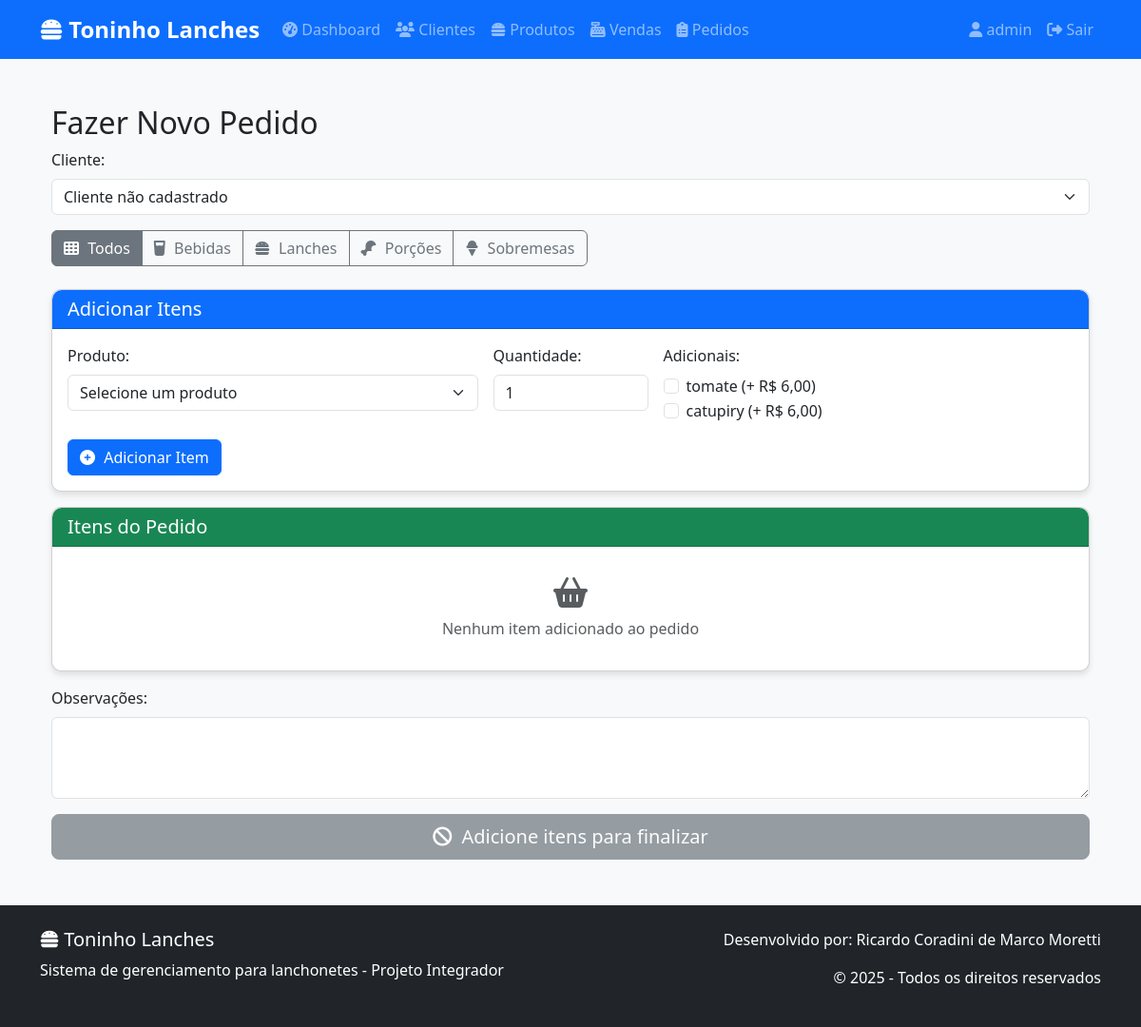
/lanchonete_senac/admin/pedidos.php (signed in), run on the app's committed database.
### tables this page shows
CREATE TABLE `tb_categorias` (
  `id` int(11) NOT NULL,
  `nome` varchar(50) NOT NULL,
  `icone` varchar(50) DEFAULT 'fa-utensils'
);

CREATE TABLE `tb_adicionais` (
  `id` int(11) NOT NULL,
  `produto_id` int(11) DEFAULT NULL,
  `nome` varchar(100) NOT NULL,
  `preco` decimal(10,2) NOT NULL,
  `categoria` varchar(50) NOT NULL DEFAULT 'geral',
  `descricao` text DEFAULT NULL,
  `ativo` tinyint(1) DEFAULT 1
);

### lanchonete_senac/admin/pedidos.php (the view, shortened to what this page needs)
<?php
include('../includes/conexao.php');
include('../includes/header.php');
$categorias = $conexao->query("SELECT * FROM tb_categorias ORDER BY nome");
?>
<div class="container mt-5">
    <h2>Fazer Novo Pedido</h2>
    <form method="post" id="formPedido">
        <div class="mb-3">
            <label for="cliente_id" class="form-label">Cliente:</label>
            <select class="form-select" id="cliente_id" name="cliente_id">
                <option value="">Cliente não cadastrado</option>
            </select>
        </div>
        <div class="mb-4">
            <div class="btn-group" role="group">
                <button type="button" class="btn btn-outline-secondary active" data-categoria="todos">
                    <i class="fas fa-th"></i> Todos
                </button>
                <?php while ($cat = $categorias->fetch_assoc()): ?>
                    <button type="button" class="btn btn-outline-secondary" data-categoria="<?= $cat['id'] ?>">
                        <i class="fas <?= $cat['icone'] ?>"></i> <?= $cat['nome'] ?>
                    </button>
                <?php endwhile; ?>
            </div>
        </div>
        <div class="card mb-3">
            <div class="card-header bg-primary text-white">
                <h5 class="mb-0">Adicionar Itens</h5>
            </div>
            <div class="card-body">
                <div class="row g-3">
                    <div class="col-md-5">
                        <label for="produto_id" class="form-label">Produto:</label>
                        <select class="form-select" id="produto_id">
                            <option value="">Selecione um produto</option>
                        </select>
                    </div>
                    <div class="col-md-2">
                        <label for="quantidade" class="form-label">Quantidade:</label>
                        <input type="number" class="form-control" id="quantidade" min="1" value="1">
                    </div>
                    <div class="col-md-5">
                        <label class="form-label">Adicionais:</label>
                        <div class="adicionais-container">
                            <?php
                            $adicionais = $conexao->query("SELECT * FROM tb_adicionais WHERE ativo = 1");
                            while ($adicional = $adicionais->fetch_assoc()) {
                                echo "<div class='form-check'>
                                    <input class='form-check-input' type='checkbox'
                                        data-id='{$adicional['id']}'
                                        data-nome='{$adicional['nome']}'
                                        data-preco='{$adicional['preco']}'>
                                    <label class='form-check-label'>
                                        {$adicional['nome']} (+ R$ " . number_format($adicional['preco'], 2, ',', '.') . ")
                                    </label>
                                </div>";
                            }
                            ?>
                        </div>
                    </div>
                </div>
                <div class="mt-3">
                    <button type="button" class="btn btn-primary" onclick="adicionarItem()">
                        <i class="fas fa-plus-circle"></i> Adicionar Item
                    </button>
                </div>
            </div>
        </div>
        <div class="card mb-3">
            <div class="card-header bg-success text-white">
                <h5 class="mb-0">Itens do Pedido</h5>
            </div>
            <div class="card-body">
                <div id="avisoVazio" class="text-center text-muted mt-3" style="display: none;">
                    <i class="fas fa-shopping-basket fa-2x"></i>
                    <p class="mt-2">Nenhum item adicionado ao pedido</p>
                </div>
            </div>
        </div>
        <div class="mb-3">
            <label for="observacoes" class="form-label">Observações:</label>
            <textarea class="form-control" name="observacoes" id="observacoes" rows="3"></textarea>
        </div>
        <button type="submit" name="finalizar_pedido"
                id="btnFinalizar"
                class="btn btn-success btn-lg w-100"
                disabled>
        </button>
    </form>
</div>
<?php include('../includes/footer.php'); ?>

### lanchonete_senac/assets/css/estilo.css (style rules this page uses)
body { background-color: #f8f9fa; font-family: 'Segoe UI', Tahoma, Geneva, Verdana, sans-serif; }
.card { border-radius: 10px; box-shadow: 0 4px 6px rgba(0, 0, 0, 0.1); margin-bottom: 20px; }
.card-header { border-radius: 10px 10px 0 0 !important; }
.btn i { margin-right: 5px; }

### lanchonete_senac/admin/pedidos.php (style rules this page uses)
#btnFinalizar:disabled { opacity: 0.7; cursor: not-allowed; background-color: #6c757d !important; border-color: #6c757d !important; }

### data on the page
tb_categorias: nome "Bebidas"
tb_categorias: nome "Lanches"
tb_categorias: nome "Porções"
tb_categorias: nome "Sobremesas"
tb_adicionais: nome "tomate", preco "6,00"
tb_adicionais: nome "catupiry", preco "6,00"

### other printed values
$_SESSION['admin_usuario'] "admin"
